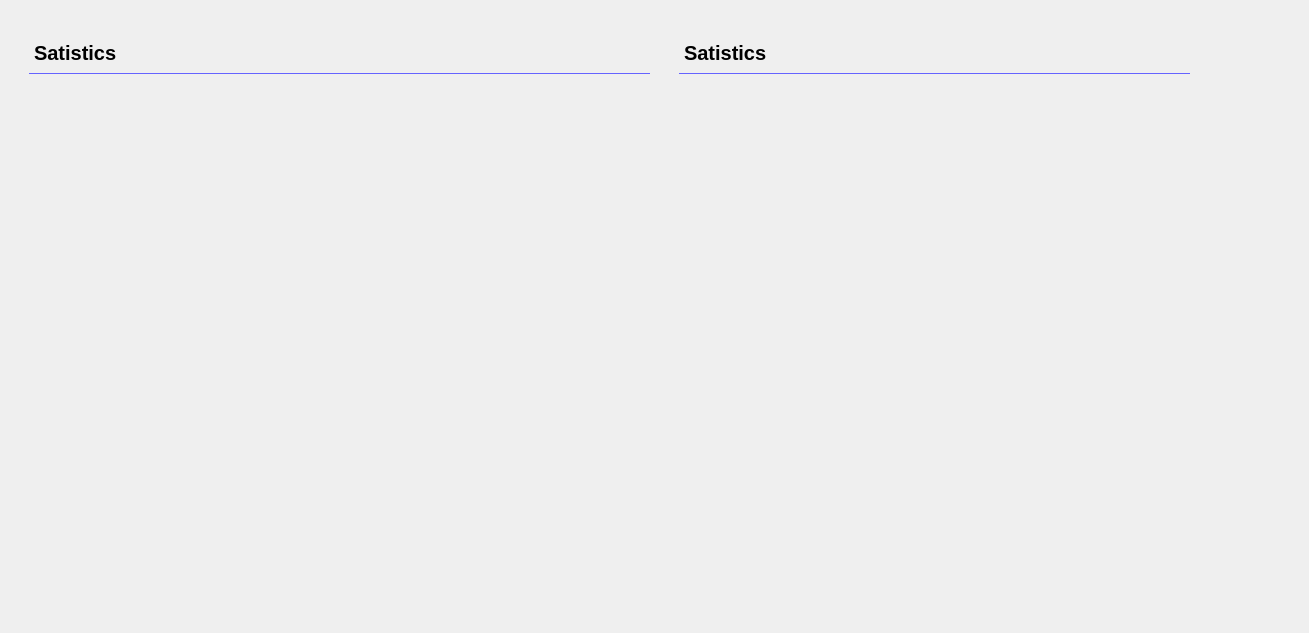
     <widget class="QWidget" name="tab_2">
      <attribute name="title">
       <string>Satistics</string>
      </attribute>
      <widget class="QWidget" name="client_statistic1" native="true">
       <property name="geometry">
        <rect>
         <x>29</x>
         <y>33</y>
         <width>621</width>
         <height>591</height>
        </rect>
       </property>
       <property name="sizeIncrement">
        <size>
         <width>1200</width>
         <height>1200</height>
        </size>
       </property>
       <property name="styleSheet">
        <string notr="true">border-radius:12px;</string>
       </property>
       <widget class="QLabel" name="label_4">
        <property name="geometry">
         <rect>
          <x>0</x>
          <y>0</y>
          <width>621</width>
          <height>41</height>
         </rect>
        </property>
        <property name="styleSheet">
         <string notr="true">background:transparent;
border-radius:0px;
font-size:20px;
font-weight:700;
border-bottom:1px solid #6563FF;</string>
        </property>
        <property name="text">
         <string>Satistics</string>
        </property>
       </widget>
       <widget class="QFrame" name="piechart_client">
        <property name="geometry">
         <rect>
          <x>20</x>
          <y>60</y>
          <width>581</width>
          <height>481</height>
         </rect>
        </property>
        <property name="frameShape">
         <enum>QFrame::StyledPanel</enum>
        </property>
        <property name="frameShadow">
         <enum>QFrame::Raised</enum>
        </property>
       </widget>
      </widget>
      <widget class="QWidget" name="client_statistic2" native="true">
       <property name="geometry">
        <rect>
         <x>679</x>
         <y>33</y>
         <width>621</width>
         <height>591</height>
        </rect>
       </property>
       <property name="sizeIncrement">
        <size>
         <width>1200</width>
         <height>1200</height>
        </size>
       </property>
       <property name="styleSheet">
        <string notr="true">border-radius:12px;</string>
       </property>
       <widget class="QLabel" name="label_14">
        <property name="geometry">
         <rect>
          <x>0</x>
          <y>0</y>
          <width>511</width>
          <height>41</height>
         </rect>
        </property>
        <property name="styleSheet">
         <string notr="true">background:transparent;
border-radius:0px;
font-size:20px;
font-weight:700;
border-bottom:1px solid #6563FF;</string>
        </property>
        <property name="text">
         <string>Satistics</string>
        </property>
       </widget>
       <widget class="QFrame" name="chart_client">
        <property name="geometry">
         <rect>
          <x>10</x>
          <y>60</y>
          <width>481</width>
          <height>481</height>
         </rect>
        </property>
        <property name="frameShape">
         <enum>QFrame::StyledPanel</enum>
        </property>
        <property name="frameShadow">
         <enum>QFrame::Raised</enum>
        </property>
       </widget>
      </widget>
     </widget>
